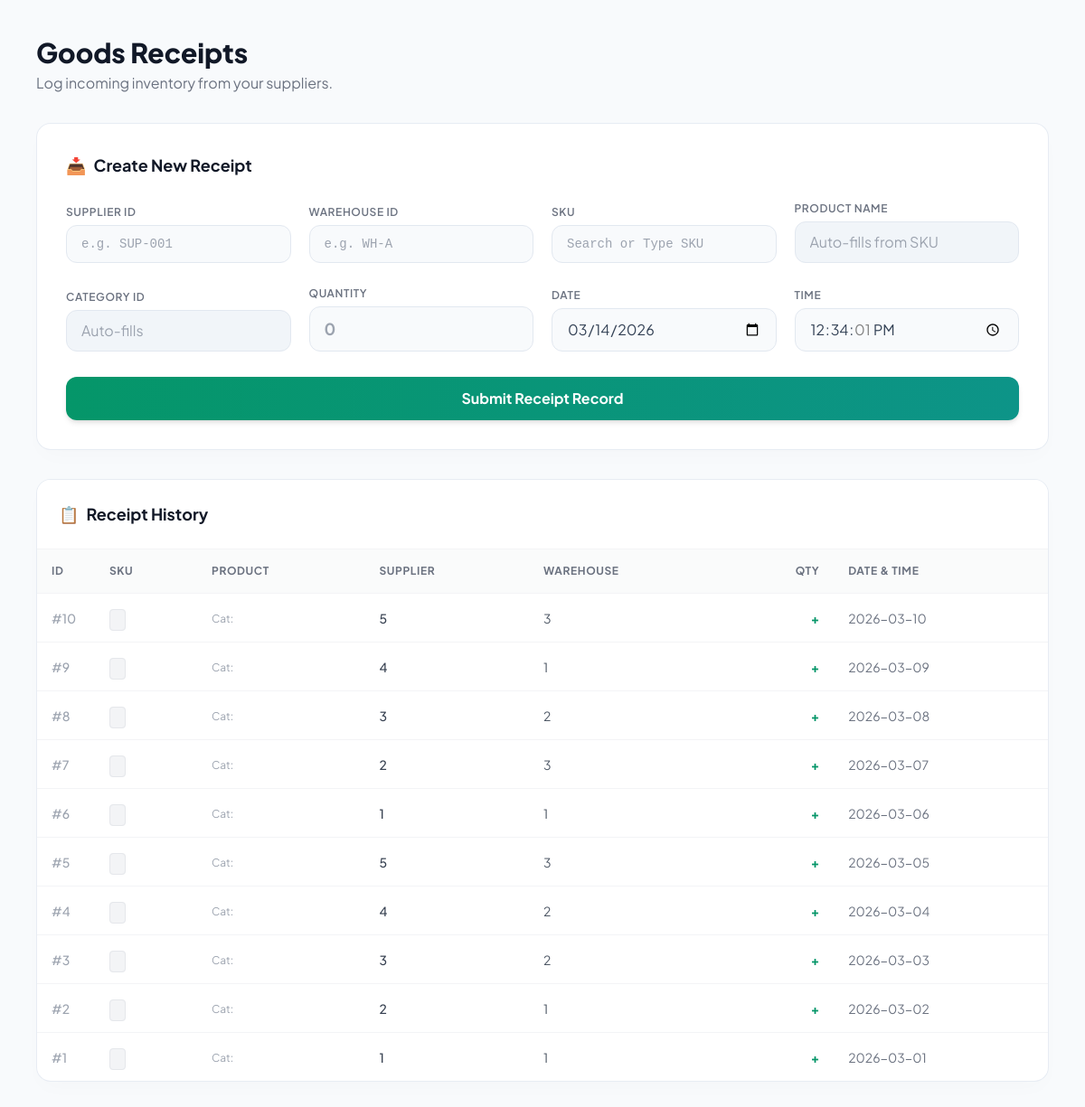
Page /receipts.php (signed in) on the committed database.
### tables this page shows
CREATE TABLE `receipts` (
  `receipt_id` int(11) NOT NULL,
  `supplier_id` int(11) DEFAULT NULL,
  `warehouse_id` int(11) DEFAULT NULL,
  `receipt_date` date DEFAULT NULL,
  `status` enum('draft','waiting','done','cancelled') DEFAULT NULL
);

### receipts.php (the view, shortened to what this page needs)
<?php
include "db.php";
$data=mysqli_query($conn,"SELECT * FROM receipts ORDER BY receipt_id DESC");
?>
<!DOCTYPE html>
<html lang="en">
<head>
    <script src="https://cdn.tailwindcss.com"></script>
</head>
<body class="flex h-screen overflow-hidden text-gray-800">
    <main class="flex-1 h-full overflow-y-auto relative">
        <div class="p-6 lg:p-10 max-w-7xl mx-auto space-y-8">
            <div class="flex flex-col md:flex-row justify-between items-start md:items-center gap-4 fade-in">
                <div>
                    <h1 class="text-3xl font-extrabold text-gray-900">Goods Receipts</h1>
                    <p class="text-gray-500 mt-1">Log incoming inventory from your suppliers.</p>
                </div>
            </div>
            <div class="glass-panel p-6 lg:p-8 fade-in" style="animation-delay: 0.1s;">
                <h3 class="text-lg font-bold text-gray-900 mb-5 flex items-center gap-2"><span>📥</span> Create New Receipt</h3>
                <form method="post" class="grid grid-cols-1 md:grid-cols-2 lg:grid-cols-4 gap-5 items-end">
                    <div class="space-y-1">
                        <label class="text-xs font-semibold text-gray-500 uppercase tracking-wider">Supplier ID</label>
                        <input type="text" name="supplier_id" placeholder="e.g. SUP-001" class="form-input font-mono text-sm" required>
                    </div>
                    <div class="space-y-1">
                        <label class="text-xs font-semibold text-gray-500 uppercase tracking-wider">Warehouse ID</label>
                        <input type="text" name="warehouse_id" placeholder="e.g. WH-A" class="form-input font-mono text-sm" required>
                    </div>
                    <div class="space-y-1">
                        <label class="text-xs font-semibold text-gray-500 uppercase tracking-wider">SKU</label>
                        <input type="text" name="sku" id="sku" list="skuList" class="form-input font-mono text-sm" placeholder="Search or Type SKU" oninput="fillProductDetails()" required>
                    </div>
                    <div class="space-y-1">
                        <label class="text-xs font-semibold text-gray-500 uppercase tracking-wider">Product Name</label>
                        <input type="text" name="product_name" id="product_name" placeholder="Auto-fills from SKU" class="form-input" readonly>
                    </div>
                    <div class="space-y-1">
                        <label class="text-xs font-semibold text-gray-500 uppercase tracking-wider">Category ID</label>
                        <input type="text" name="category_id" id="category_id" placeholder="Auto-fills" class="form-input" readonly>
                    </div>
                    <div class="space-y-1">
                        <label class="text-xs font-semibold text-gray-500 uppercase tracking-wider">Quantity</label>
                        <input type="number" name="quantity" placeholder="0" min="1" class="form-input font-bold text-lg" required>
                    </div>
                    <div class="space-y-1">
                        <label class="text-xs font-semibold text-gray-500 uppercase tracking-wider">Date</label>
                        <input type="date" name="receipt_date" value="<?php echo date('Y-m-d'); ?>" class="form-input">
                    </div>
                    <div class="space-y-1">
                        <label class="text-xs font-semibold text-gray-500 uppercase tracking-wider">Time</label>
                        <input type="time" name="receipt_time" value="<?php echo date('H:i:s'); ?>" class="form-input">
                    </div>
                    <div class="lg:col-span-4 mt-2">
                        <button name="add" class="w-full bg-gradient-to-r from-emerald-600 to-teal-600 hover:from-emerald-700 hover:to-teal-700 text-white font-bold py-3 px-4 rounded-xl shadow-md hover:shadow-lg transition-all transform hover:-translate-y-0.5">
                            Submit Receipt Record
                        </button>
                    </div>
                </form>
            </div>
            <div class="glass-panel overflow-hidden fade-in" style="animation-delay: 0.2s;">
                <div class="p-6 border-b border-gray-100 bg-white">
                    <h3 class="text-lg font-bold text-gray-900 flex items-center gap-2"><span>📋</span> Receipt History</h3>
                </div>
                <div class="overflow-x-auto">
                    <table class="w-full text-left border-collapse">
                        <thead>
                            <tr class="bg-gray-50/80 text-gray-500 text-xs tracking-wider uppercase border-b border-gray-100">
                                <th class="p-4 font-bold w-16">ID</th>
                                <th class="p-4 font-bold">SKU</th>
                                <th class="p-4 font-bold">Product</th>
                                <th class="p-4 font-bold">Supplier</th>
                                <th class="p-4 font-bold">Warehouse</th>
                                <th class="p-4 font-bold text-right">Qty</th>
                                <th class="p-4 font-bold">Date & Time</th>
                            </tr>
                        </thead>
                        <tbody class="divide-y divide-gray-100 text-sm">
                            <?php if(mysqli_num_rows($data) > 0): ?>
                                <?php while($row=mysqli_fetch_assoc($data)){ ?>
                                <tr class="hover:bg-emerald-50/30 transition-colors group">
                                    <td class="p-4 text-gray-400 font-medium">#<?php echo $row['receipt_id']; ?></td>
                                    <td class="p-4"><span class="bg-gray-100 text-gray-600 px-2 py-1 rounded font-mono text-xs border border-gray-200"><?php echo htmlspecialchars($row['sku']); ?></span></td>
                                    <td class="p-4 font-bold text-gray-900">
                                        <div class="text-xs font-normal text-gray-400 mt-0.5">Cat: <?php echo htmlspecialchars($row['category_id']); ?></div>
                                    </td>
                                    <td class="p-4 font-medium text-gray-700"><?php echo htmlspecialchars($row['supplier_id']); ?></td>
                                    <td class="p-4 text-gray-600"><?php echo htmlspecialchars($row['warehouse_id']); ?></td>
                                    <td class="p-4 font-extrabold text-emerald-600 text-right">+<?php echo htmlspecialchars($row['quantity']); ?></td>
                                    <td class="p-4 text-gray-500">
                                        <div><?php echo htmlspecialchars($row['receipt_date']); ?></div>
                                    </td>
                                </tr>
                                <?php } ?>
                            <?php endif; ?>
                        </tbody>
                    </table>
                </div>
            </div>
        </div>
    </main>
</body>
</html>

### receipts.php (style rules this page uses)
body { font-family: 'Plus Jakarta Sans', sans-serif; background: #f8fafc; }
.glass-panel { background: #ffffff; border: 1px solid rgba(226, 232, 240, 0.8); box-shadow: 0 10px 25px -5px rgba(0, 0, 0, 0.02), 0 8px 10px -6px rgba(0, 0, 0, 0.01); border-radius: 1rem; transition: all 0.3s ease; }
.form-input { width: 100%; background-color: #f8fafc; border: 1px solid #e2e8f0; color: #334155; border-radius: 0.75rem; padding: 0.625rem 1rem; transition: all 0.2s; }
.form-input[readonly] { background-color: #f1f5f9; color: #64748b; cursor: not-allowed; border-color: #e2e8f0; }
.fade-in { opacity: 0; transform: translateY(10px); animation: fadeIn 0.5s cubic-bezier(0.16, 1, 0.3, 1) forwards; }

### rows in the picture
receipts: receipt_id "10", supplier "5", warehouse "3", receipt_date "2026-03-10"
receipts: receipt_id "9", supplier "4", warehouse "1", receipt_date "2026-03-09"
receipts: receipt_id "8", supplier "3", warehouse "2", receipt_date "2026-03-08"
receipts: receipt_id "7", supplier "2", warehouse "3", receipt_date "2026-03-07"
receipts: receipt_id "6", supplier "1", warehouse "1", receipt_date "2026-03-06"
receipts: receipt_id "5", supplier "5", warehouse "3", receipt_date "2026-03-05"
receipts: receipt_id "4", supplier "4", warehouse "2", receipt_date "2026-03-04"
receipts: receipt_id "3", supplier "3", warehouse "2", receipt_date "2026-03-03"
receipts: receipt_id "2", supplier "2", warehouse "1", receipt_date "2026-03-02"
receipts: receipt_id "1", supplier "1", warehouse "1", receipt_date "2026-03-01"
